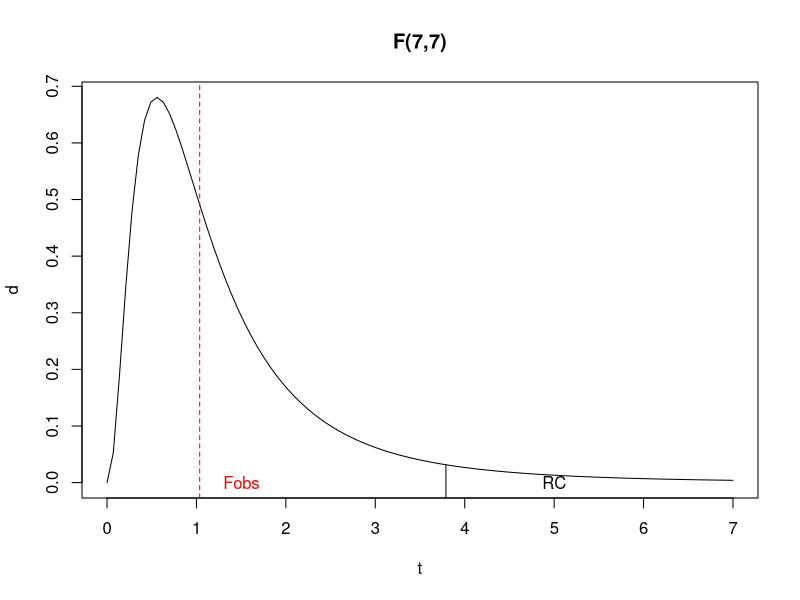
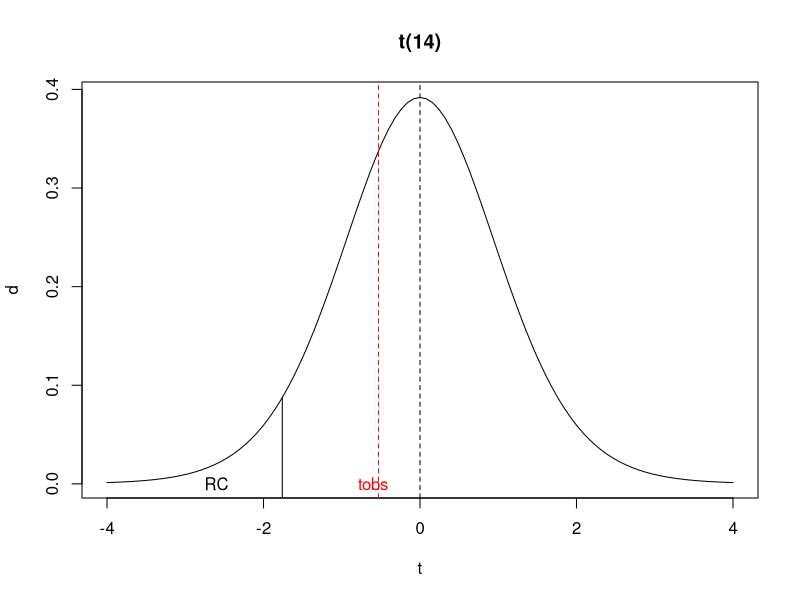

Reproduce these figures in R, in order.
## ---- chunk 1
options(htmltools.dir.version = FALSE)
knitr::opts_chunk$set(echo=TRUE, message = FALSE, warning = FALSE, comment = "#>", fig.align = "center")
options(dplyr.print_min = 5, dplyr.print_max = 5)
## ---- chunk 2
knitr::include_graphics("https://raw.githubusercontent.com/arpanosso/estatinfo/master/slides/img/testeH_17.png")
## ---- chunk 3
knitr::include_graphics("https://raw.githubusercontent.com/arpanosso/estatinfo/master/slides/img/testeH_18.png")
## ---- chunk 4
r1<-c(2.30,2.10,1.91,1.20,1.93,1.88,1.95,2.10)
r2<-c(2.30,2.15,2.00,1.28,2.15,2.20,1.91,2.06)
var.test(r1,r2)
## ---- chunk 5
curve(df(x,7,7),0,7,xlab="t",ylab="d",
      main="F(7,7)")
abline(v=1.03618,col="red",lty=2)
segments(3.79,-1,3.79,df(3.79,7,7))
text(1.5,0,"Fobs",col="red")
text(5,0,"RC",col="black")
## ---- chunk 6
r1<-c(2.30,2.10,1.91,1.20,1.93,1.88,1.95,2.10)
r2<-c(2.30,2.15,2.00,1.28,2.15,2.20,1.91,2.06)
t.test(r1, r2, alternative = "le", var.equal = TRUE)
## ---- chunk 7
curve(dt(x,14),-4,4,xlab="t",ylab="d",
      main="t(14)")
abline(v=0,col="black",lty=2)
abline(v=-0.5309,col="red",lty=2)
segments(-1.76,-1,-1.76,dt(-1.76,14))
text(-0.6,0,"tobs",col="red")
text(-2.6,0,"RC",col="black")
